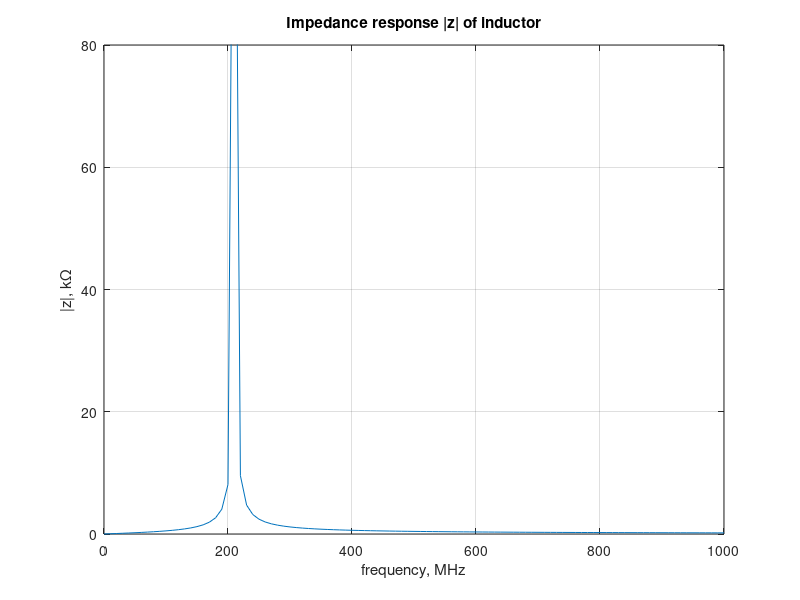

The MATLAB source for this figure:
%  Solutions of <RF circuit design: Theory and Application>

%  Problem 1.23

%  An RFC is constructed by winding four turns of AWG 38 copper wire on a 

%  2mm ceramic core diameter (mu_r = 1) of 0.1mm length. Estimate the

%  inductance, stray capacitance, resistance, and resonance frequency.

clc;
close all;

N = 4;
r = 1e-3;
l = 0.1*1e-3;
a = 0.1016*(1e-3)/2; % AWG 38
mu0 = 4*pi*1e-7;
epsilon_r = 8.85418*1e-12;
Cu = 64.516*1e6;

L = (mu0*N^2*pi*r^2)/l;
fprintf('Inductance: L = %g nH \n', L/1e-9);

Cs = 4*pi*epsilon_r*a*r*N^2/l;
fprintf('Stray capacitance: Cs = %g pF \n', Cs/1e-12);

Rs = 2*pi*r*N/(Cu*pi*a^2);
fprintf('Series resistance: Rs = %g mOhm \n', Rs/1e-3);

fr = 1/(2*pi)*sqrt(1/(L*Cs)-(Rs/L)^2);
fprintf('Resonance frequency: fr = %g GHz \n', fr/1e9);

f = 0: 1e7: 1e9;
z = (1i*2*pi*f*L+Rs)./(1-((2*pi*f).^2)*L*Cs+1i*(2*pi*f)*Rs*Cs);
plot(f/1e6, abs(z)/1e3); grid on; title('Impedance response |z| of inductor');
axis([0 1000 0 80]); xlabel('frequency, MHz'); ylabel('|z|, k\Omega');
